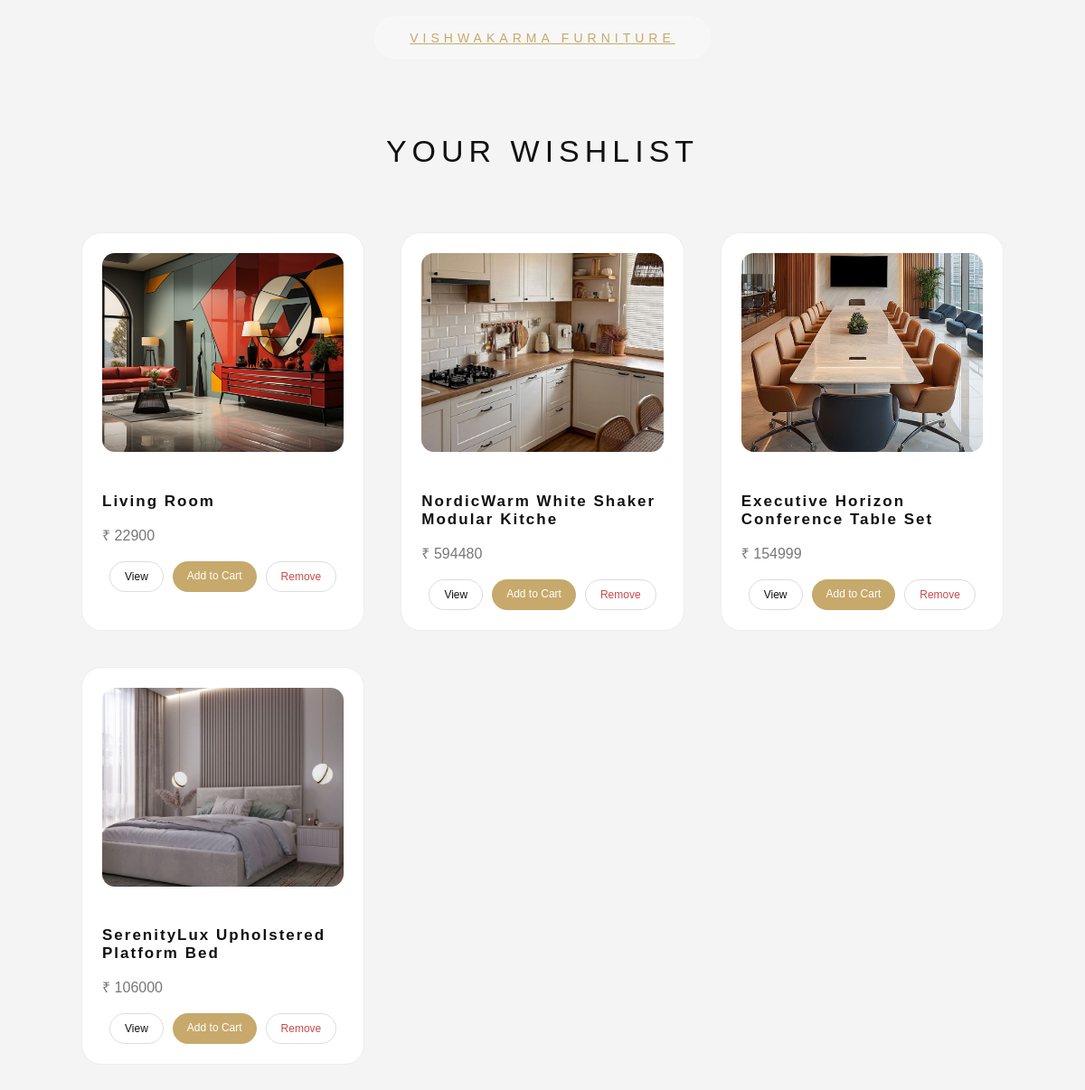
Page /wishlist (signed in) on the committed database.
### myapp/models.py (models this page shows)
class Wishlist(models.Model):
    w_id=models.AutoField(primary_key=True)
    s_id = models.ForeignKey(Subcategory, on_delete=models.CASCADE, null=True, blank=True)
    user_id = models.ForeignKey(User, on_delete=models.CASCADE, null=True, blank=True)

class Subcategory(models.Model):
    s_id = models.AutoField(primary_key=True)
    s_name = models.CharField(max_length=100)
    c_id = models.ForeignKey(Category, on_delete=models.CASCADE,null=True,blank=True)
    detail = models.TextField()
    price = models.IntegerField()

class Image(models.Model):
    i_id = models.AutoField(primary_key=True)
    image = models.ImageField(upload_to='product_images/')
    c_id = models.ForeignKey(Category, on_delete=models.CASCADE,null=True,blank=True)
    s_id = models.ForeignKey(Subcategory, on_delete=models.CASCADE,null=True,blank=True)

### myapp/views.py (the view)
# urls.py: path('wishlist', views.wishlist),
def wishlist(request):
    if 'userid' not in request.session:
        return redirect('/login')
    user = User.objects.get(id=request.session['userid'])
    wishlist_items = Wishlist.objects.filter(user_id=user)
    return render(request, 'wishlist.html', {
        'wishlist_items': wishlist_items
    })

### myapp/templates/wishlist.html (shortened to what this page needs)
<!DOCTYPE html>
{% load static %}
<html lang="en">
<head>
<link rel="stylesheet" href="{% static 'css/menu.css' %}">
</head>
<body>
<nav class="custom-navbar">
    <a href="/" class="navbar-brand">VISHWAKARMA FURNITURE</a>
</nav>
<section class="wishlist-section">
<h2 class="wishlist-title">YOUR WISHLIST</h2>
<div class="wishlist-grid">
{% for item in wishlist_items %}
<div class="wishlist-card">
<img src="{{ item.s_id.image_set.first.image.url }}">
<h4 class="product-name">{{ item.s_id.s_name }}</h4>
<p class="price">₹ {{ item.s_id.price }}</p>
<div class="wishlist-actions">
<a href="/product_detail/{{ item.s_id.s_id }}/">View</a>
<a href="/add_to_cart/{{ item.s_id.s_id }}/">Add to Cart</a>
<a href="/remove_wishlist/{{ item.w_id }}/" class="remove-link">Remove</a>
</div>
</div>
{% empty %}
<div class="empty-box">
    <h4>Your wishlist is empty</h4>
</div>
{% endfor %}
</div>
</section>
</body>
</html>

### myapp/static/css/menu.css (style rules this page uses)
.custom-navbar { position:fixed; top:18px; left:50%; transform:translateX(-50%); width:320px; height:45px; display:flex; align-items:center; justify-content:center; padding:0 25px; background:rgba(255,255,255,0.25); backdrop-filter:blur(10px); border-radius:40px; border:1px solid rgba(255,255,255,0.3); transition:all 0.4s ease; z-index:9999; }
.navbar-brand { position:absolute; left:50%; transform:translateX(-50%); color:#c6a96b; font-size:14px; letter-spacing:5px; white-space:nowrap; transition:0.3s; }
.navbar-brand { transition:0.3s ease; }

### myapp/templates/wishlist.html (style rules this page uses)
body { margin:0; background:#f4f4f4; font-family:'Poppins', sans-serif; color:#111; }
.wishlist-section { padding-top:120px; padding-bottom:80px; }
.wishlist-title { font-size:34px; letter-spacing:6px; font-weight:300; text-align:center; margin-bottom:70px; }
.wishlist-grid { width:85%; margin:auto; display:grid; grid-template-columns:repeat(3,1fr); gap:40px; }
.wishlist-card { background:#fff; padding:22px; border-radius:22px; border:1px solid #eee; transition:0.35s ease; }
.wishlist-card img { width:100%; height:220px; object-fit:cover; border-radius:14px; margin-bottom:18px; transition:0.5s; }
.product-name { font-size:17px; letter-spacing:2px; margin-bottom:6px; }
.price { color:#777; margin-bottom:18px; }
.wishlist-actions { display:flex; justify-content:center; gap:10px; flex-wrap:wrap; }
.wishlist-actions a { padding:9px 16px; border-radius:30px; border:1px solid #ddd; color:#111; font-size:12px; text-decoration:none; transition:0.3s; }
.wishlist-actions a:nth-child(2) { background:#c6a96b; border:none; color:#fff; }
.remove-link { color:#c94b4b !important; }

### rows in the picture
Wishlist: s_id.image_set.first.image (picture), s_id.s_name "Living Room", s_id.price "22900"
Wishlist: s_id.image_set.first.image (picture), s_id.s_name "NordicWarm White Shaker Modular Kitche", s_id.price "594480"
Wishlist: s_id.image_set.first.image (picture), s_id.s_name "Executive Horizon Conference Table Set", s_id.price "154999"
Wishlist: s_id.image_set.first.image (picture), s_id.s_name "SerenityLux Upholstered Platform Bed", s_id.price "106000"
